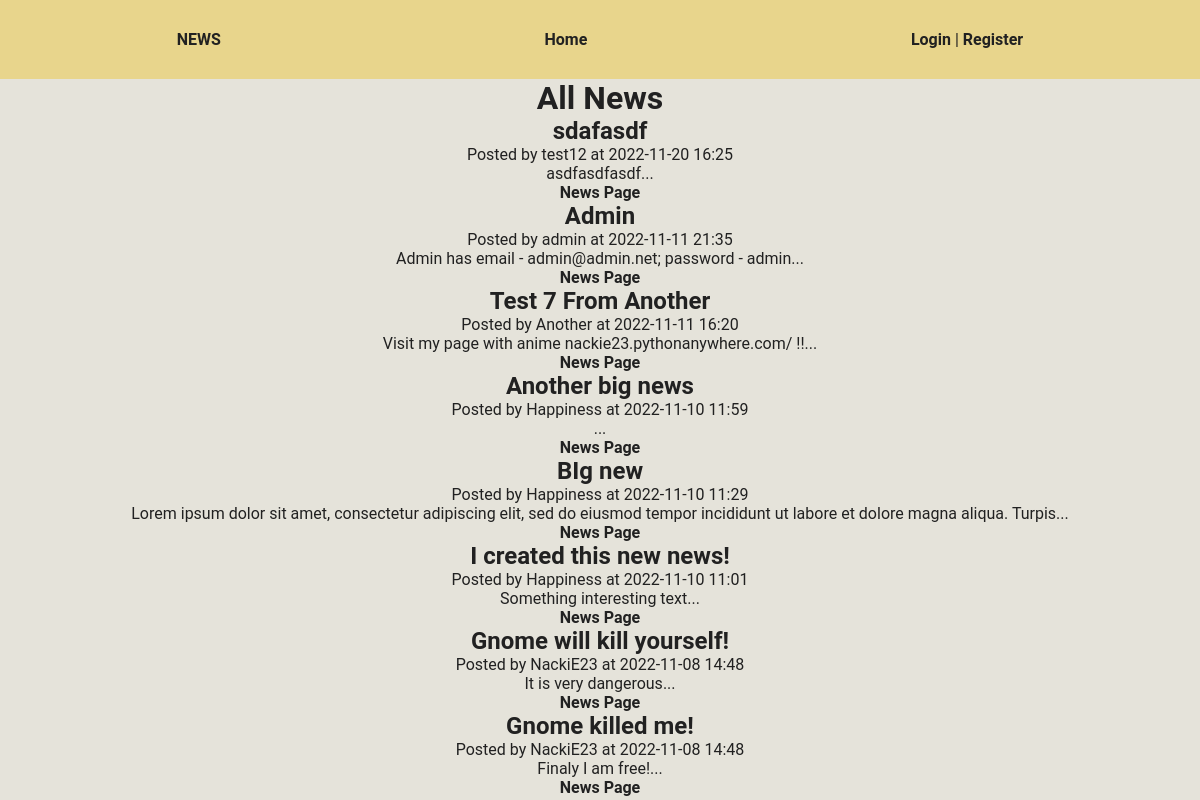
Before: / with the older database file.
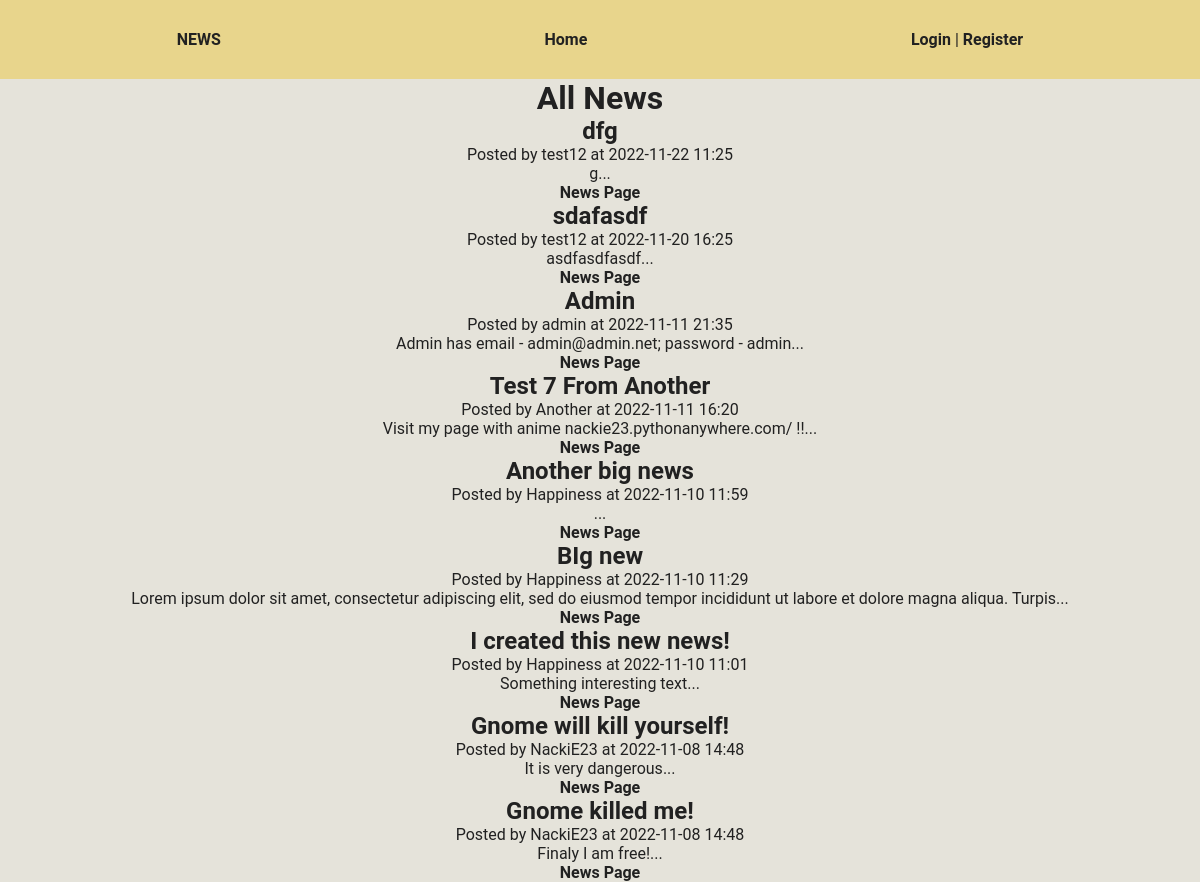
After: the same page with the newer database file.
### tables this page shows
CREATE TABLE news (
    id INTEGER PRIMARY KEY autoincrement, 
    created DATETIME,
    title TEXT NOT NULL, 
    main_text TEXT NOT NULL,
    user_id INTEGER NOT NULL,
    FOREIGN KEY(user_id) REFERENCES users(id)
  );

CREATE TABLE users (
    id INTEGER PRIMARY KEY autoincrement,
    email TEXT UNIQUE NOT NULL, 
    username TEXT NOT NULL, 
    password TEXT NOT NULL,
    is_admin BOOLEAN NOT NULL DEFAULT 0 CHECK (is_admin IN (0, 1))
  );

### views/pages/news_list.php (called while the page is built, shortened)
<?php
$news_array = News::all();
require 'views/templates/dafault_template.php';

### router/routes.php (called while the page is built, shortened)
<?php
Router::enable();

### index.php (called while the page is built, shortened)
<?php
require_once "router/routes.php";

### app/Controllers/News.php (called while the page is built, shortened)
<?php
class News {
    public static function all(): \SQLite3Result {
        $sql = "SELECT n.id, n.created, n.title, n.main_text, u.username
                FROM news n
                JOIN users u
                    ON n.user_id == u.id
                ORDER BY n.created DESC";
        return $GLOBALS['db']->query($sql);
    }
}

### views/templates/news_list.php (the view, shortened to what this page needs)
<h1>All News</h1>
<?php
while ($news = $news_array->fetchArray(SQLITE3_ASSOC)) {
    ?>
    <div class='news'>
        <div class='row'>
            <h2><?= $news['title'] ?></h2>
        </div>
        <div class='row text-center p-1'>
            <p>Posted by <?= $news['username'] ?> at <?= $news['created'] ?></p>
        </div>
        <div class='row'>
            <p><?= substr($news['main_text'], 0, 130) ?>...</p>
        </div>
        <div class='row'>
            <p>
                <a class='btn btn-secondary' href='/news?id=<?= $news['id'] ?>'>
                    News Page
                </a>
            </p>
        </div>
    </div>
    <?php
}
?>

### app/Services/Router.php (shortened to what this page needs)
<?php
class Router {
    private static $list = [];
    public static function route(string $uri, string $page_name, array $methods) {
        self::$list[] = [
            "uri" => $uri,
            "page" => $page_name,
            "methods" => $methods,
            "is_reg" => false
        ];
    }
    public static function enable() {
        $query = $_GET['q'];
        foreach(self::$list as $route) {
            if ($route['is_reg']) {
                if (in_array($_SERVER['REQUEST_METHOD'], $route['methods'])) {
                    require_once "views/pages/" . $route['page'] . ".php";
                    exit();
                } else {
                    break;
                }
            } elseif ($route['uri'] === '/' . $query) {
                if (in_array($_SERVER['REQUEST_METHOD'], $route['methods'])) {
                    require_once "views/pages/" . $route['page'] . ".php";
                    exit();
                } else {
                    break;
                }
            }
        }
    }
}

### views/templates/dafault_template.php (shortened to what this page needs)
<!DOCTYPE html>
<html lang="en">
<head>
    <link type="text/css" href="/assets/css/styles.min.css" rel="stylesheet" />
</head>
<body>
<header>
    <div class="elements">
        <div class="elements__logo">
            <a href="/">
                NEWS
            </a>
        </div>
        <div class="elements_menu">
            <ul class="elements_menu__list">
                <li class="elements_menu__list_item">
                    <a class="elements_menu__list_item_link" href="/">Home</a>
                </li>
            </ul>
        </div>
        <div class="elements__button">
        <?php
            if (!$_SESSION['user']) {
                ?>
                <a class="elements__button_link" href="/login">Login</a>
                |
                <a class="elements__button_link" href="/register">Register</a>
                <?php
            } else {
                ?>
                <?= $_SESSION['user']['username'] ?> |
                <a class="elements__button_link" href="/logout">Logout</a>
                <?php
            }
        ?>
        </div>
    </div>
</header>
<div class="container">
<?php include 'views/templates/' . $content_template ?>
</div>
</body>
</html>

Changed rows visible on the page:
added news: title "dfg", user.username "test12", created "2022-11-22 11:25", main_text "g"
